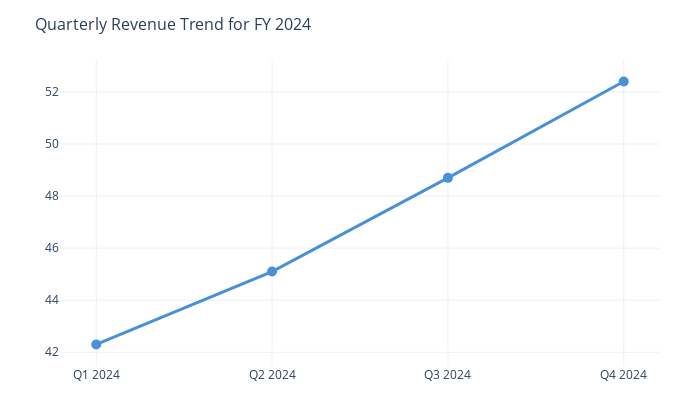

Write notebook code for a chart like this one.
### Markdown cell above
### Query 1: Revenue Trend

Expected: Line chart showing quarterly revenue trajectory (Q1–Q4 2024), highlighting 23% YoY growth.

### Code cell
response_1 = run_query("What is our current revenue trend?")

### Figure 1 — Plotly figure (JSON) as saved in the notebook; plotly's stock layout.template omitted (floating-point values rounded to 4 significant figures)
{"data": [{"line": {"color": "#4A90D9", "width": 3}, "marker": {"size": 10}, "mode": "lines+markers", "name": "Quarterly Revenue Trend for FY 2024", "type": "scatter", "x": ["Q1 2024", "Q2 2024", "Q3 2024", "Q4 2024"], "y": [42.3, 45.1, 48.7, 52.4]}], "layout": {"height": 420, "margin": {"b": 50, "l": 60, "r": 40, "t": 60}, "title": {"font": {"size": 16}, "text": "Quarterly Revenue Trend for FY 2024"}, "width": 700, "xaxis": {"title": {"text": ""}}, "yaxis": {"title": {"text": ""}}}}
